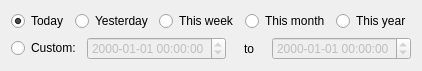
<?xml version="1.0" encoding="UTF-8"?>
<ui version="4.0">
 <class>TimespanWidget</class>
 <widget class="QWidget" name="TimespanWidget">
  <property name="geometry">
   <rect>
    <x>0</x>
    <y>0</y>
    <width>379</width>
    <height>63</height>
   </rect>
  </property>
  <property name="windowTitle">
   <string>Form</string>
  </property>
  <layout class="QGridLayout" name="gridLayout">
   <item row="0" column="0">
    <widget class="QRadioButton" name="rbTToday">
     <property name="text">
      <string>Today</string>
     </property>
     <property name="checked">
      <bool>true</bool>
     </property>
    </widget>
   </item>
   <item row="0" column="1">
    <widget class="QRadioButton" name="rbTYesterday">
     <property name="text">
      <string>Yesterday</string>
     </property>
    </widget>
   </item>
   <item row="0" column="2">
    <widget class="QRadioButton" name="rbTThisWeek">
     <property name="text">
      <string>This week</string>
     </property>
    </widget>
   </item>
   <item row="0" column="3">
    <widget class="QRadioButton" name="rbTThisMonth">
     <property name="text">
      <string>This month</string>
     </property>
    </widget>
   </item>
   <item row="0" column="4">
    <widget class="QRadioButton" name="rbTThisYear">
     <property name="text">
      <string>This year</string>
     </property>
    </widget>
   </item>
   <item row="1" column="0" colspan="5">
    <layout class="QHBoxLayout" name="horizontalLayout">
     <item>
      <widget class="QRadioButton" name="rbTCustom">
       <property name="text">
        <string>Custom:</string>
       </property>
      </widget>
     </item>
     <item>
      <widget class="QDateTimeEdit" name="startTime">
       <property name="enabled">
        <bool>false</bool>
       </property>
       <property name="keyboardTracking">
        <bool>false</bool>
       </property>
       <property name="displayFormat">
        <string>yyyy-MM-dd hh:mm:ss</string>
       </property>
      </widget>
     </item>
     <item>
      <widget class="QLabel" name="label">
       <property name="sizePolicy">
        <sizepolicy hsizetype="Minimum" vsizetype="Preferred">
         <horstretch>0</horstretch>
         <verstretch>0</verstretch>
        </sizepolicy>
       </property>
       <property name="text">
        <string>to</string>
       </property>
       <property name="alignment">
        <set>Qt::AlignCenter</set>
       </property>
      </widget>
     </item>
     <item>
      <widget class="QDateTimeEdit" name="endTime">
       <property name="enabled">
        <bool>false</bool>
       </property>
       <property name="displayFormat">
        <string>yyyy-MM-dd hh:mm:ss</string>
       </property>
       <property name="calendarPopup">
        <bool>false</bool>
       </property>
      </widget>
     </item>
    </layout>
   </item>
  </layout>
 </widget>
 <resources/>
 <connections/>
</ui>
